Frame 1 (no input): blank canvas, image omitted
Frame 60 (the mouse pressed at the canvas centre just before this capture): blank canvas, image omitted
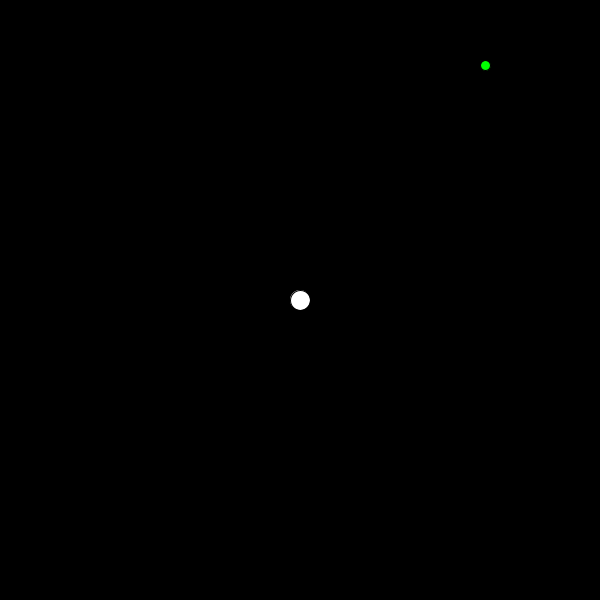
Frame 120 (the mouse held since frame 60 and released just before this capture)

The Processing sketch whose frames 1 and 60 were blank and that drew this single picture after the mouse press (run headless with seeded random() and noise(); from frame 60 on, the mouse is pressed at the canvas centre):

// Processing sketch: processing_156368
// ── processing_156368.pde

float intBallX=random(10,590);
float intBallY=random(10,590);
float intBallDX=1;
float intBallDY=1;

void setup() {
  size(600,600);
}

void draw() {
  background(0);
  // DRAW BALL
  fill(0,255,0);
  ellipse(intBallX,intBallY,10,10);
  // MOVE BALL
  intBallX+=intBallDX;
  intBallY+=intBallDY;
  // BOUNCE BALL OFF WALLS
  if ((intBallX>595) || (intBallX<5)) {
     intBallDX=intBallDX*-1;
  }
  if ((intBallY>595) || (intBallY<5)) {
     intBallDY=intBallDY*-1;
  }
  //if (((intBallX>(mouseX+25)) || (intBallX<(mouseX-25))) && ((intBallY>(mouseY+25)) || (intBallY<(mouseY-25)))) {
  //   intBallDX=intBallDX*-1;
  //   intBallDY=intBallDY*-1;
  //}
  //if ((intBallY>595) || (intBallY<5)) {
  //   intBallDY=intBallDY*-1;
  //}
  //if ((intBallX<mouseX+10) && (intBallX>mouseY-10) && (intBallY<mouseY+10) && (intBallY>mouseY-10)) {
  //   intBallDX=intBallDX*-1;
  //   intBallDY=intBallDY*-1;
  //}
  
  // DRAW PADDLE
  fill(255);
  ellipse(mouseX,mouseY,20,20);

}

void mousePressed() {
  // CHANGE SPEED AND DIRECTION
  intBallDX=random(-5,5);
  intBallDY=random(-5,5);
}
